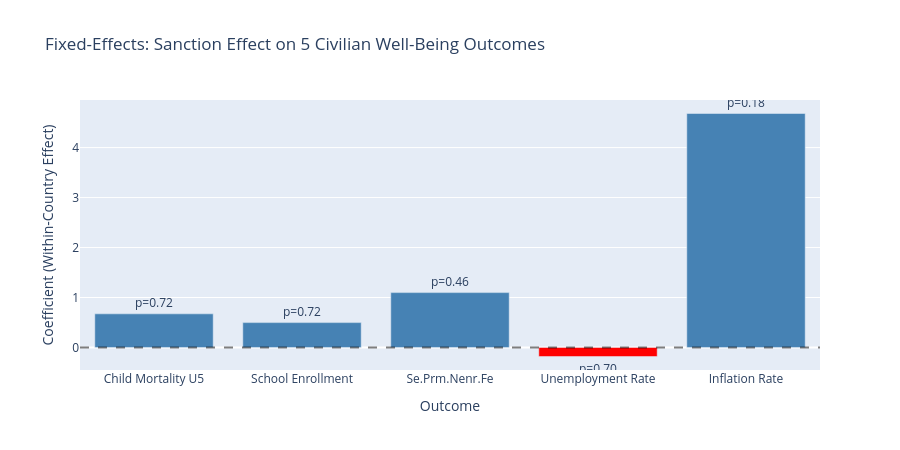

Notebook source saved alongside this figure:
### Code cell
# FE coefficient plot across all 5 outcomes (from saved results)
sao_df = pd.read_csv('../data/processed/multi_outcome_fe_results.csv')

import plotly.graph_objects as go

fig = go.Figure()

if 'Coef' in sao_df.columns and 'Outcome' in sao_df.columns:
    # Filter for sanction active rows
    sanc_rows = sao_df[sao_df['Variable'].str.contains('Sanction Active', case=False, na=False)] if 'Variable' in sao_df.columns else sao_df
    
    if not sanc_rows.empty:
        colors = ['red' if v < 0 else 'steelblue' for v in sanc_rows['Coef']]
        fig.add_trace(go.Bar(
            x=sanc_rows['Outcome'],
            y=sanc_rows['Coef'],
            marker_color=colors,
            text=[f"p={p:.2f}" for p in sanc_rows['P']],
            textposition='outside'
        ))
        fig.update_layout(
            title='Fixed-Effects: Sanction Effect on 5 Civilian Well-Being Outcomes',
            xaxis_title='Outcome', yaxis_title='Coefficient (Within-Country Effect)',
            showlegend=False, height=450
        )
        fig.add_hline(y=0, line_dash='dash', line_color='black', opacity=0.5)
        fig.show()
    else:
        print("Multi-outcome FE results loaded:", sao_df.shape)
        print(sao_df.head())
else:
    print("Loaded CSV columns:", sao_df.columns.tolist())
    print(sao_df.head())

### Figure 1 — Plotly figure (JSON) as saved in the notebook; plotly's stock layout.template omitted (floating-point values rounded to 4 significant figures)
{"data": [{"marker": {"color": ["steelblue", "steelblue", "steelblue", "red", "steelblue"]}, "text": ["p=0.72", "p=0.72", "p=0.46", "p=0.70", "p=0.18"], "textposition": "outside", "type": "bar", "x": ["Child Mortality U5", "School Enrollment", "Se.Prm.Nenr.Fe", "Unemployment Rate", "Inflation Rate"], "y": [0.6733, 0.4976, 1.098, -0.1806, 4.682]}], "layout": {"height": 450, "shapes": [{"line": {"color": "black", "dash": "dash"}, "opacity": 0.5, "type": "line", "x0": 0, "x1": 1, "xref": "x domain", "y0": 0, "y1": 0, "yref": "y"}], "showlegend": false, "title": {"text": "Fixed-Effects: Sanction Effect on 5 Civilian Well-Being Outcomes"}, "xaxis": {"title": {"text": "Outcome"}}, "yaxis": {"title": {"text": "Coefficient (Within-Country Effect)"}}}}
